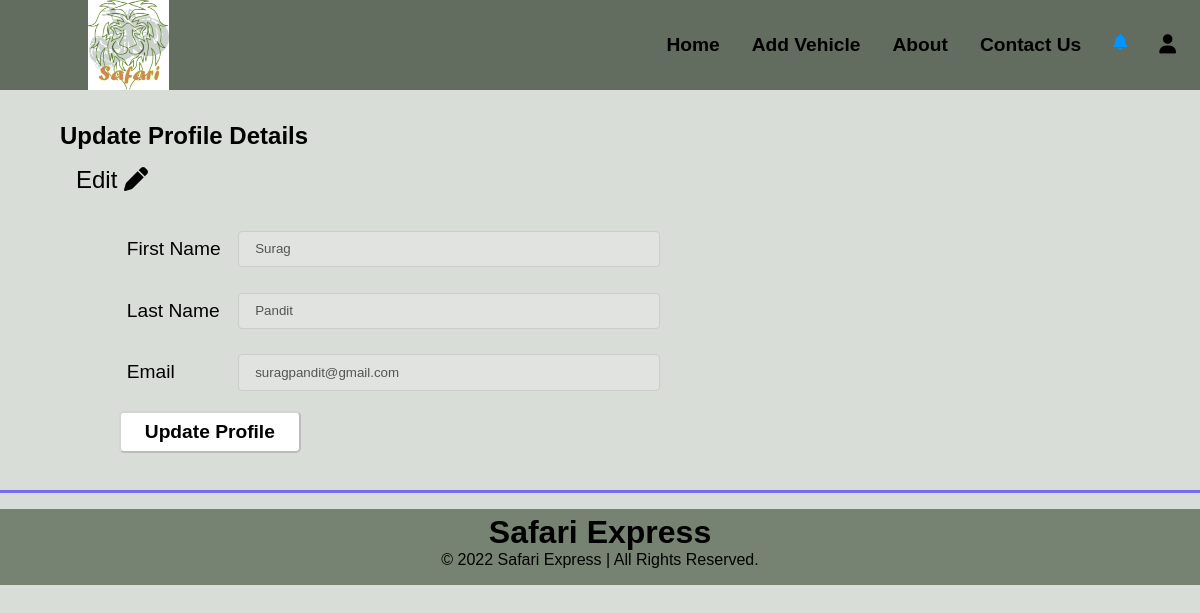
Screenshot of /index.php?page=userprofile (signed in) with the database file from the repository.
### tables this page shows
CREATE TABLE `users` (
  `userID` int(11) NOT NULL,
  `userName` varchar(255) NOT NULL,
  `email` varchar(255) NOT NULL,
  `password` varchar(255) NOT NULL,
  `firstName` varchar(255) NOT NULL,
  `lastName` varchar(255) NOT NULL,
  `role` varchar(255) NOT NULL
);

### functions/load_template.php (called while the page is built, shortened)
<?php
	function loadTemplate($filename, $tempVars){
		extract($tempVars);
		require $filename;
		$content = ob_get_clean();
		return $content;
	}
?>

### pages/users/userprofile.php (called while the page is built, shortened)
<?php
    if(isset($_SESSION['login']) && $_SESSION['login'] == 1 && $_SESSION['role']  == 'user' ) {
        $uid=$_SESSION['userID'];
        if(isset($uid)){
            $conn = new DatabaseTable('users');
            $dataa=$conn->find('userID',$uid);
            $data=$dataa->fetch();
            $status='';
        }
        $content = loadTemplate('../templates/users/userprofileTemplate.php', ['data'=>$data,'uid'=>$uid,'status'=>$status]);
    }else {
        session_unset();
        header('location:index.php?page=login');
    }
?>

### classes/databasetable.php (called while the page is built, shortened)
<?php
class DatabaseTable{
    public $table;
    function __construct($table){
        $this->table = $table;
    }
function find($field, $value) {
    global $pdo;
        $stmt = $pdo->prepare('SELECT * FROM ' . $this->table .' WHERE ' . $field . ' = :valu');
        $criteria = [
                'valu' => $value
        ];
        $stmt->execute($criteria);
        return $stmt;
}
}
?>

### templates/users/userprofileTemplate.php (the view, shortened to what this page needs)
<body onload="disable();">
  <article class="profile">
    <section class="editprform_container">
      <h2><?php if($data){echo "Update Profile Details";}?><br></h2>
      <div onclick="enable();" class="editbtn"><h5>Edit <i class="fas fa-pen"></i></h5></div>
      <form method="post" action="index.php?page=userprofile">
        <div class="uprofilecont">
          <div class="uprofilefname"><label for="firstName">First Name</label></div>
          <div class="uprofilenfamein"><input type="text" id="firstname" name="firstName" value="<?php if($data){echo $data['firstName'];}?>" required placeholder="Client's updated first name.."></div>
          <div class="uprofilelname"><label for="lastName">Last Name</label></div>
          <div class="uprofilelnamein"><input type="text" id="lastname" name="lastName" value="<?php if($data){echo $data['lastName'];}?>" required placeholder="Client's updated last name.."></div>
          <div class="uprofilemail"><label for="email">Email</label></div>
          <div class="uprofilemailin"><input type="email" id="email" name="email" value="<?php if($data){echo $data['email'];}?>" required placeholder="Updated Email Address"></div>
          <div class="uprofilesubmit"><input type="submit" id="update" name="Update" value="Update Profile"></div>
        </div>
      </form>
    </section>
  </article>
</body>

### css/styles.css (style rules this page uses)
* { padding: 0; margin: 0; box-sizing: border-box; }
body, html { font-family: sans-serif; margin: 0; }
body { background: #D9DDD8; }
.profile { width: 90%; margin: 2rem 5% 1rem auto; }
.editbtn { padding: 1rem; cursor: pointer; width: 10rem; }
.profile h5 { font-size: 1.5rem; font-weight: 500; }
.editprform_container form { font-size: 1.2rem; }
.editprform_container .uprofilecont { width: 90%; margin: 0.5rem 0 0.5rem 5%; }
.uprofilefname { grid-area: uprofilefname; }
.uprofilenfamein { grid-area: uprofilenfamein; }
.uprofilelname { grid-area: uprofilelname; }
.uprofilelnamein { grid-area: uprofilelnamein; }
.uprofilemail { grid-area: uprofilemail; }
.uprofilemailin { grid-area: uprofilemailin; }
.uprofilesubmit { grid-area: uprofilesubmit; }
.uprofilecont { display: grid; grid-template-areas: 'uprofilefname uprofilenfamein' 'uprofilelname uprofilelnamein' 'uprofilemail uprofilemailin' 'uprofilesubmit uprofilesubmit'; grid-template-columns: min-content auto; align-items: center; }
.uprofilecont > div { padding: 0.3rem; white-space: nowrap; }
.uprofilecont input[type=text], .uprofilecont input[type=email] { min-width: min-content; width: 50%; padding: 0.6rem 1rem; margin: 0.5rem 0; display: inline-block; border: 1px solid #ccc; border-radius: 4px; box-sizing: border-box; }
.uprofilecont label { margin: 0.5rem; }
.uprofilecont input[type="submit"] { text-decoration: none; color: #000; background: #fff; padding: 0.5rem 1.5rem; font-size: 1.2rem; font-weight: 550; margin: 0.2rem 0; cursor: pointer; border-radius: 5px; }

### rows the page displays
users: firstName "Surag", lastName "Pandit", email "suragpandit@gmail.com"
